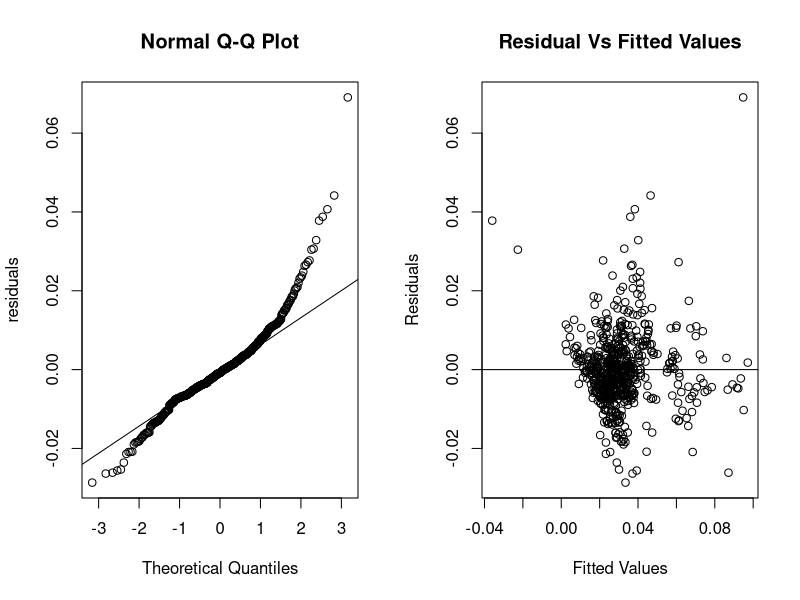
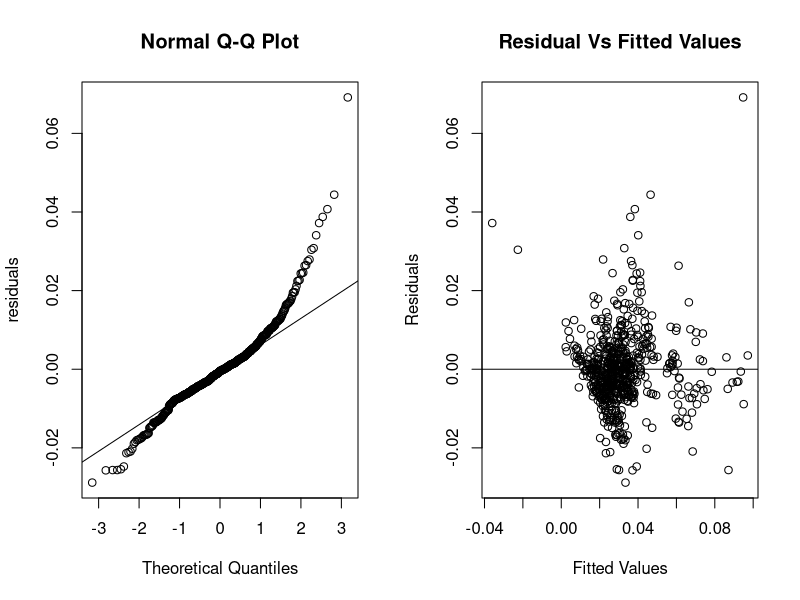
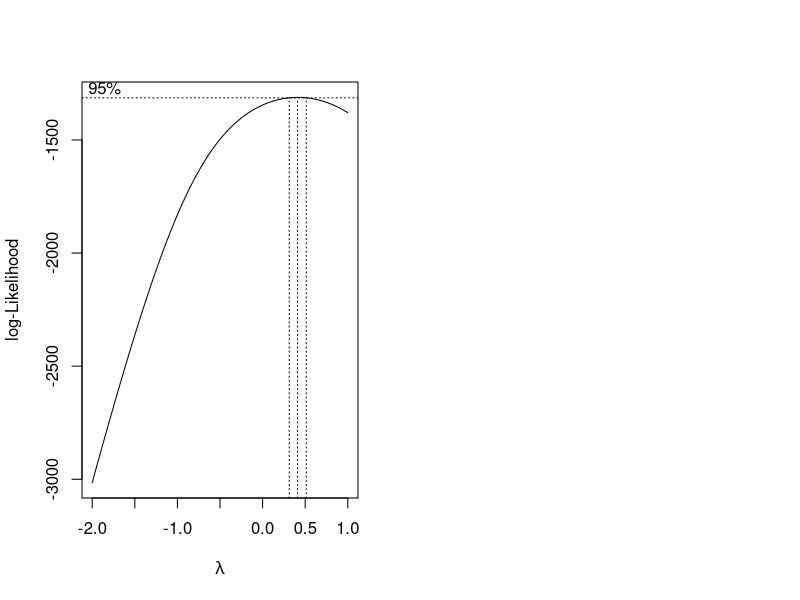
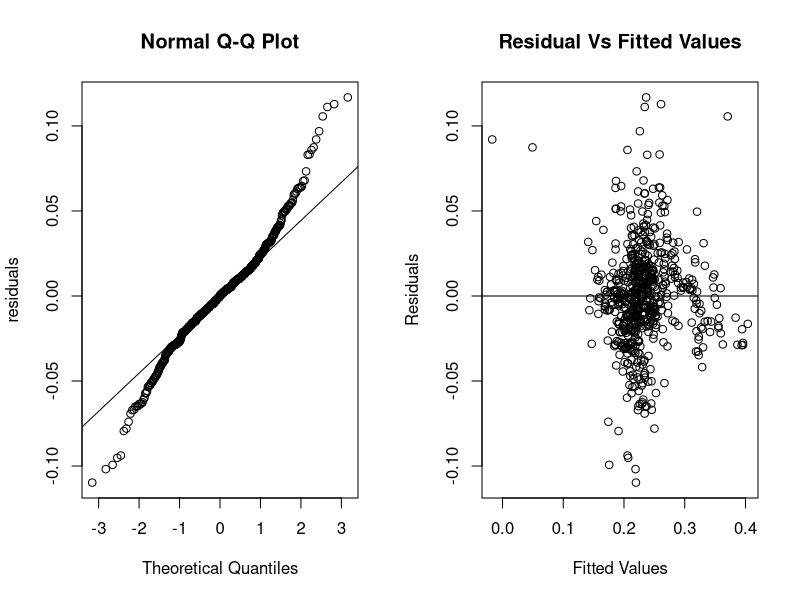
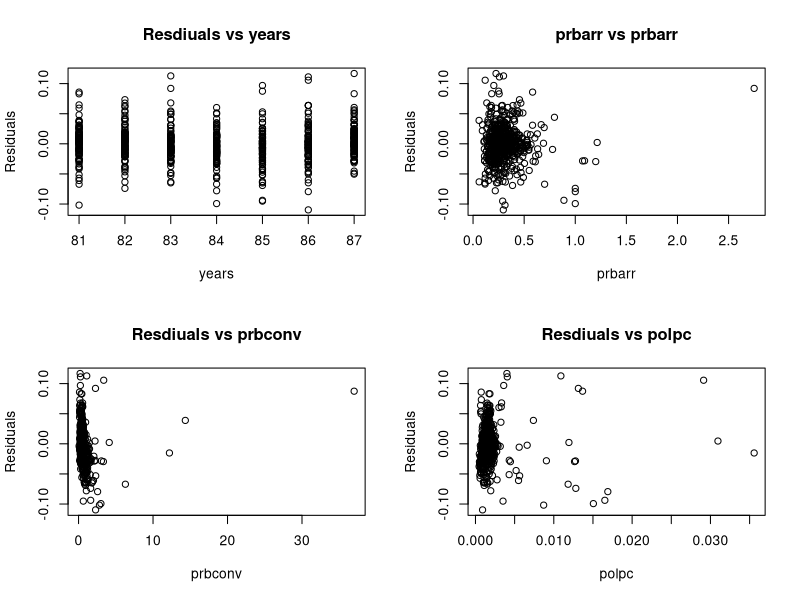
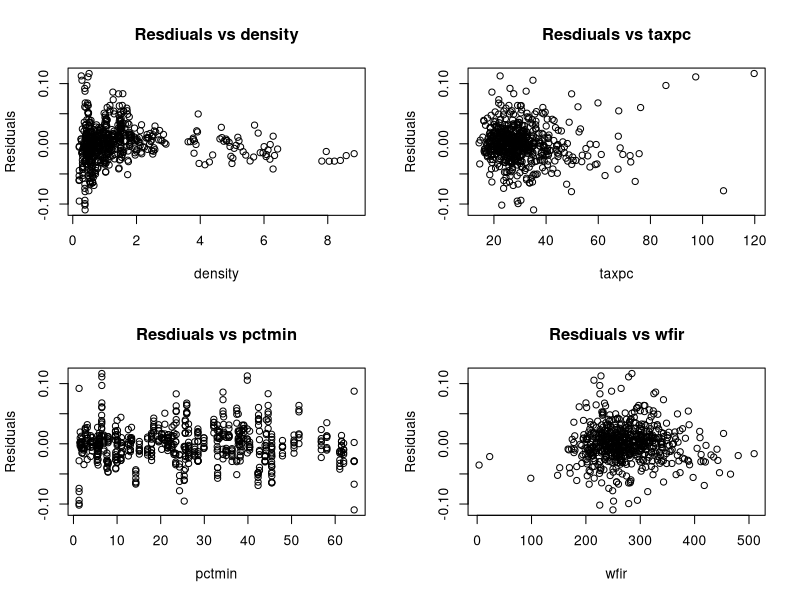
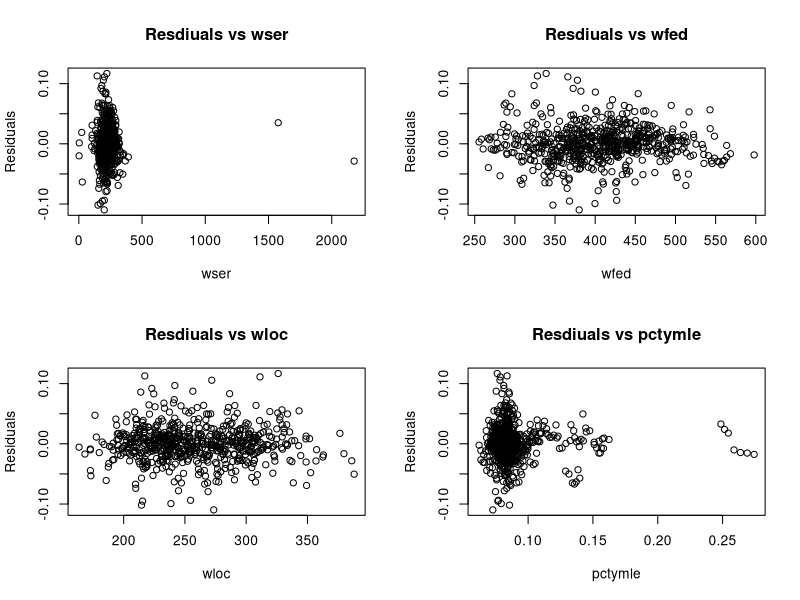
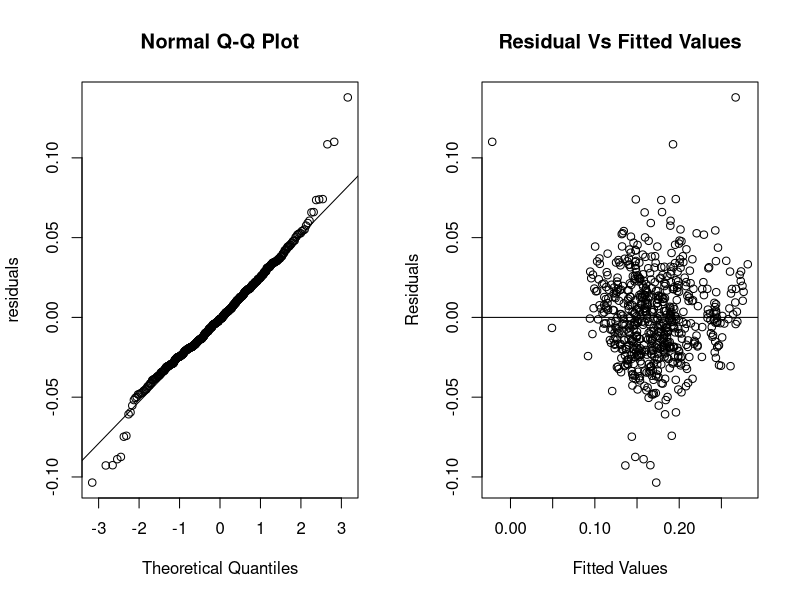

These charts were generated, in order, by the following R code:
## ---- chunk 1
#knitr::opts_chunk$set(echo = TRUE)


# load data
crimeDataset=read.table("Crime.csv",header = T,sep = ',')



## ---- chunk 2
# look at our initial dataset

head(crimeDataset)

## ---- chunk 3
#checks for nulls

is.null(crimeDataset)

## ---- chunk 4
# names of variables
names(crimeDataset)
dim(crimeDataset)
## ---- chunk 5
#drop x column from the dataset

crimeDataset=subset(crimeDataset,select = -c(X))
## ---- chunk 6
summary(crimeDataset)
## ---- chunk 7

#create models

crimeModelOne=lm(crmrte~.,data = crimeDataset)

summary(crimeModelOne)

## ---- chunk 8
# look at chart for normality with qq plots

crimeModelOneResiduals=crimeModelOne$residuals
crimeModelOneFitted=crimeModelOne$fitted




par(mfrow=c(1,2))
qqnorm(crimeModelOneResiduals,ylab="residuals")
qqline(crimeModelOneResiduals)



plot(crimeModelOneFitted,crimeModelOneResiduals,xlab="Fitted Values",ylab="Residuals",main="Residual Vs Fitted Values")
abline(h=0)




## ---- chunk 9
# normalty test
shapiro.test(crimeModelOneResiduals)


## ---- chunk 10
#Normality test
library(lmtest)

bptest(crimeModelOne)
## ---- chunk 11
# Check vif

#install.packages("car")
library(car)
vif(crimeModelOne)


## ---- chunk 12
# use forward selection to see which variable to get rid off to reduce model.

#backstep selection

backStepModel= step(crimeModelOne,direction = "backward")

summary(backStepModel)

## ---- chunk 13

# using both steps to see if we get what same model

bothStep=step(crimeModelOne,direction = "both")
summary(bothStep)


## ---- chunk 14


bothStepResidual=bothStep$residuals
bothStepFitted=crimeModelOne$fitted




par(mfrow=c(1,2))
qqnorm(bothStepResidual,ylab="residuals")
qqline(bothStepResidual)



plot(bothStepFitted,bothStepResidual,xlab="Fitted Values",ylab="Residuals",main="Residual Vs Fitted Values")
abline(h=0)


## ---- chunk 15
# Preform box cox analysis
library(MASS)


bothStepY= crimeDataset$crmrte # this is the y

bothStepX = cbind(1,crimeDataset$year,crimeDataset$prbarr,crimeDataset$prbconv,crimeDataset$polpc,crimeDataset$density,crimeDataset$taxpc,crimeDataset$pctmin,crimeDataset$wfir,crimeDataset$wser,crimeDataset$wfed,crimeDataset$wloc,crimeDataset$pctymle)


boxCoxResult=boxcox(bothStepY~bothStepX, lambda= seq(from=-2, to=1, by=0.01))
maxVariable=boxCoxResult$x[boxCoxResult$y==max(boxCoxResult$y)]

## ---- chunk 16
# Try a log transformation 

#logCrimeModel=lm((crmrte^(0.41))~.,data = crimeDataset)


logCrimeModel2=lm((crmrte^(0.41))~year+prbarr+prbconv+polpc+density+taxpc+pctmin+wfir+wser+wfed+wloc+pctymle,data = crimeDataset)


summary(logCrimeModel2)



#normality and linearity
logCrimeRes=logCrimeModel2$residuals
logCrimeFitted=logCrimeModel2$fitted


par(mfrow=c(1,2))
qqnorm(logCrimeRes,ylab="residuals")
qqline(logCrimeRes)



plot(logCrimeFitted,logCrimeRes,xlab="Fitted Values",ylab="Residuals",main="Residual Vs Fitted Values")
abline(h=0)



# wilk and bausan tests:


shapiro.test(logCrimeRes)


bptest(logCrimeModel2)

vif(logCrimeModel2)


## ---- chunk 17
# looks at residuals vs resdiual graphs


par(mfrow=c(2,2))

plot(crimeDataset$year,logCrimeRes,main = "Resdiuals vs years",xlab="years",ylab = "Residuals")
plot(crimeDataset$prbarr,logCrimeRes,main = "prbarr vs prbarr",xlab="prbarr",ylab = "Residuals")
plot(crimeDataset$prbconv,logCrimeRes,main = "Resdiuals vs prbconv",xlab="prbconv",ylab = "Residuals")
plot(crimeDataset$polpc,logCrimeRes,main = "Resdiuals vs polpc",xlab="polpc",ylab = "Residuals")
plot(crimeDataset$density,logCrimeRes,main = "Resdiuals vs density",xlab="density",ylab = "Residuals")
plot(crimeDataset$taxpc,logCrimeRes,main = "Resdiuals vs taxpc",xlab="taxpc",ylab = "Residuals")
plot(crimeDataset$pctmin,logCrimeRes,main = "Resdiuals vs pctmin",xlab="pctmin",ylab = "Residuals")
plot(crimeDataset$wfir,logCrimeRes,main = "Resdiuals vs wfir",xlab="wfir",ylab = "Residuals")
plot(crimeDataset$wser,logCrimeRes,main = "Resdiuals vs wser",xlab="wser",ylab = "Residuals")
plot(crimeDataset$wfed,logCrimeRes,main = "Resdiuals vs wfed",xlab="wfed",ylab = "Residuals")
plot(crimeDataset$wloc,logCrimeRes,main = "Resdiuals vs wloc",xlab="wloc",ylab = "Residuals")
plot(crimeDataset$pctymle,logCrimeRes,main = "Resdiuals vs pctymle",xlab="pctymle",ylab = "Residuals")




## ---- chunk 18
# trying more log transformation on your near zeros

logCrimeModel2=lm((crmrte^(0.5))~year+sqrt(prbarr)+sqrt(prbconv)+sqrt(polpc)+log(density)+sqrt(taxpc)+(1/pctmin)+wfir+wser+wfed+wloc+pctymle,data = crimeDataset)


summary(logCrimeModel2)



#normality and linearity
logCrimeRes=logCrimeModel2$residuals
logCrimeFitted=logCrimeModel2$fitted


par(mfrow=c(1,2))
qqnorm(logCrimeRes,ylab="residuals")
qqline(logCrimeRes)



plot(logCrimeFitted,logCrimeRes,xlab="Fitted Values",ylab="Residuals",main="Residual Vs Fitted Values")
abline(h=0)


## ---- chunk 19
# check for residuals vs leverage  and  residuals vs press:

sig=summary(logCrimeModel2)$sigma

X=cbind(1,crimeDataset$year,crimeDataset$prbarr,crimeDataset$prbconv,crimeDataset$polpc,crimeDataset$density,crimeDataset$taxpc,crimeDataset$pctmin,crimeDataset$wfir,crimeDataset$wser,crimeDataset$wfed,crimeDataset$wloc,crimeDataset$pctymle)

hat=X%*%solve(t(X)%*%X)%*%t(X)


p=dim(X)[2]
n=length(crimeDataset$year)


plot(logCrimeRes, diag(hat), xlab='Residuals', ylab='Leverage', main='Residuals Vs Leverage')
abline(h=2*p/n)


sum(diag(hat)>2*p/n)



#press residuals

press=logCrimeRes/(1-diag(hat))
plot(logCrimeRes, press, main='Residuals Vs Press')




## ---- chunk 20
# remove outliers using  cooks distance and r students

#w <- abs(rstudent(bothStep)) < 3 & abs(cooks.distance(bothStep)) < 4/nrow(bothStep$model)

# noInfluenceModel <-update(bothStep, weights=as.numeric(w))



HighLeverage <- cooks.distance(bothStep) > (4/nrow(crimeDataset))
LargeResiduals <- rstudent(bothStep) > 3
hsb2 <- crimeDataset[!HighLeverage & !LargeResiduals,]
noInfluenceModel <- update(logCrimeModel2,data=hsb2)

## ---- chunk 21
# qqline and residuals plots

noInfluenceModelResiduals=noInfluenceModel$residuals

noInfluenceModelFitted=noInfluenceModel$fitted



par(mfrow=c(1,2))
qqnorm(logCrimeRes,ylab="residuals")
qqline(logCrimeRes)



plot(logCrimeFitted,logCrimeRes,xlab="Fitted Values",ylab="Residuals",main="Residual Vs Fitted Values")
abline(h=0)



shapiro.test(noInfluenceModelResiduals)


bptest(noInfluenceModel)

vif(noInfluenceModel)


summary(noInfluenceModel)



